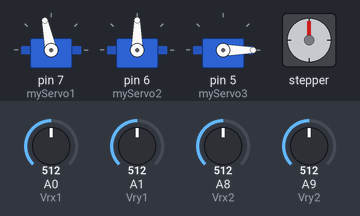
Simulated run of this sketch. Board: Arduino Mega 2560, built with avr-gcc and run on an emulated ATmega2560. Parts: 3 × servo, stepper motor. The test bench sets the inputs (shaded band); at power-on: A0 (Vrx1) = 512, A1 (Vry1) = 512, A8 (Vrx2) = 512, A9 (Vry2) = 512. Stepper angles assume 2048 steps per turn.

Above: at 1.2 s.
1.3 s: A0 (Vrx1) set to 157
2.8 s: A0 (Vrx1) set to 137
At 3.29 s:
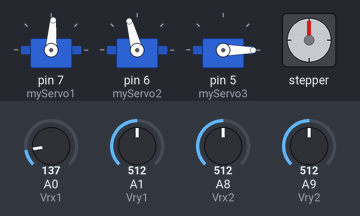
At 3.9 s:
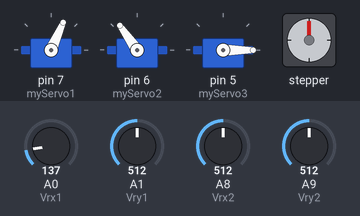
5.8 s: A1 (Vry1) set to 164
7.3 s: A1 (Vry1) set to 140
At 8.13 s:
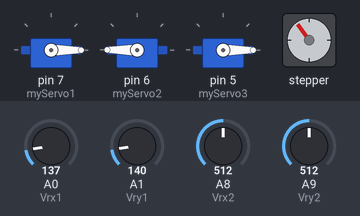
10.3 s: A1 (Vry1) set to 910
13.3 s: A8 (Vrx2) set to 162
16.3 s: A8 (Vrx2) set to 143
At 17.18 s:
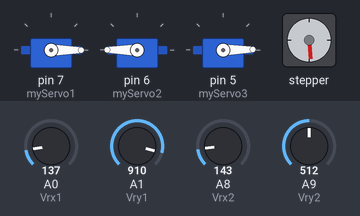
Timing chart, 0 to 26.6 s (numbered marks = the images above; inputs shaded):
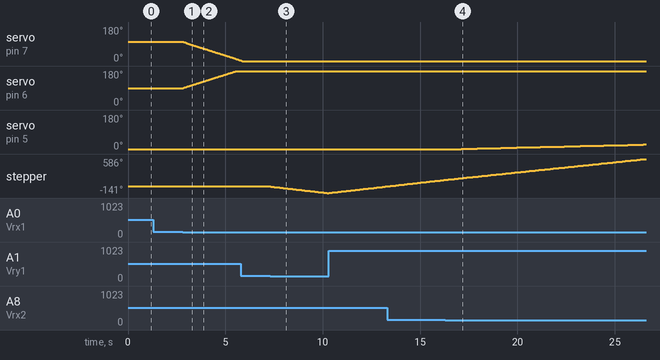

Measured:
- the behaviour switches between 150 and 149 on A0 (Vrx1) (found by bisection; images 0 and 1)
- the behaviour switches between 150 and 149 on A1 (Vry1) (found by bisection; images 2 and 3)
- the behaviour switches between 150 and 149 on A8 (Vrx2) (found by bisection; images 3 and 4)
- after the input at 1.3 s, every drawn part: stays the same
- after the input at 2.8 s, servo on pin 7 (myServo1): moves from 102° to 3° over 2.9 s, starting at once; servo on pin 6 (myServo2): moves from 90° to 180° over 2.7 s, starting at once
- after the input at 7.3 s, stepper: keeps turning counter-clockwise at about 48°/s, starting at once
- after the input at 16.3 s, servo on pin 5 (myServo3): moves from 0° to 24° over 9.3 s, starting after 0.82 s

The sketch:

Robot-arm.ino
```cpp
#include <Servo.h>
#include <Stepper.h>

int stepsPerRevolution = 2048;
int IN1 = 8;
int IN2 = 9;
int IN3 = 10;
int IN4 = 11;

// The Joysticks
int Vrx1 = A0;
int Vry1 = A1;
int Vrx2 = A8;
int Vry2 = A9;

int lowerArmPosition = 90;
int foreArmPosition=0;

Servo myServo1;
Servo myServo2;
Servo myServo3;

// IN1, IN3, IN2, IN4
Stepper myStepper = Stepper(stepsPerRevolution,IN1,IN3,IN2,IN4);

void setup()
{
  // put your setup code here, to run once:

  Serial.begin(9600);
  myServo1.attach(7);
  myServo2.attach(6);
  myServo3.attach(5);

    int newValue = map(lowerArmPosition,12,180, 180,10);
    myServo1.write(newValue);
    myServo2.write(lowerArmPosition);
    myServo3.write(foreArmPosition);
  // 5 RPM
  myStepper.setSpeed(10);
}

void loop()
{

//  myStepper.step(-stepsPerRevolution);
//  delay(100);

  // We have inverted the axis
  int Vrx1Value = analogRead(Vrx1); // y-axis
  int Vry1Value = analogRead(Vry1); // x-axis
  int Vrx2Value =analogRead(Vrx2);
  int Vry2Value =analogRead(Vry2);

//  Serial.println(Vry1Value);
if(Vry1Value<150){
  myStepper.step(-100);
  delay(50);

  }else if(Vry1Value>900){
  myStepper.step(100);
  delay(50);

  }


  if (Vrx1Value < 150){

    int newValue = map(lowerArmPosition,12,180, 180,10);
    myServo1.write(newValue);
    myServo2.write(lowerArmPosition);
    delay(30);
    lowerArmPosition++;
    }else if(Vrx1Value > 900){
    int newValue = map(lowerArmPosition,12,180, 180,10);
    myServo1.write(newValue);
    myServo2.write(lowerArmPosition);
    delay(30);
    lowerArmPosition--;
    }
  if (Vrx2Value <150){
   myServo3.write(foreArmPosition);
   delay(30);
   foreArmPosition++;
  }
  else if(Vrx2Value>900){
    myServo3.write(foreArmPosition);
    delay(30);
    foreArmPosition--;

  }


  }

  // Fore-arm
//  for (int i = 0; i < 150; i++)
//  {
//
//  }
//
//  for (int i = 150; i > 0; i--)
//  {
//    myServo3.write(i);
//    delay(10);
//  }
```
